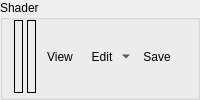
        <widget class="QGroupBox" name="dsShaderGroup">
         <property name="sizePolicy">
          <sizepolicy hsizetype="Preferred" vsizetype="Minimum">
           <horstretch>0</horstretch>
           <verstretch>0</verstretch>
          </sizepolicy>
         </property>
         <property name="title">
          <string>Shader</string>
         </property>
         <layout class="QHBoxLayout" name="horizontalLayout_10">
          <property name="spacing">
           <number>4</number>
          </property>
          <property name="topMargin">
           <number>0</number>
          </property>
          <property name="bottomMargin">
           <number>4</number>
          </property>
          <item>
           <widget class="RDLabel" name="dsRootSig">
            <property name="frameShape">
             <enum>QFrame::Box</enum>
            </property>
           </widget>
          </item>
          <item>
           <widget class="RDLabel" name="dsShader">
            <property name="frameShape">
             <enum>QFrame::Box</enum>
            </property>
           </widget>
          </item>
          <item>
           <widget class="QToolButton" name="dsShaderViewButton">
            <property name="cursor">
             <cursorShape>PointingHandCursor</cursorShape>
            </property>
            <property name="toolTip">
             <string>Open Shader Source</string>
            </property>
            <property name="text">
             <string>View</string>
            </property>
            <property name="icon">
             <iconset resource="../../Resources/resources.qrc">
              <normaloff>:/action.png</normaloff>:/action.png</iconset>
            </property>
            <property name="toolButtonStyle">
             <enum>Qt::ToolButtonTextBesideIcon</enum>
            </property>
            <property name="autoRaise">
             <bool>true</bool>
            </property>
           </widget>
          </item>
          <item>
           <widget class="QToolButton" name="dsShaderEditButton">
            <property name="toolTip">
             <string>Edit Shader</string>
            </property>
            <property name="text">
             <string>Edit</string>
            </property>
            <property name="icon">
             <iconset resource="../../Resources/resources.qrc">
              <normaloff>:/page_white_edit.png</normaloff>:/page_white_edit.png</iconset>
            </property>
            <property name="popupMode">
             <enum>QToolButton::MenuButtonPopup</enum>
            </property>
            <property name="toolButtonStyle">
             <enum>Qt::ToolButtonTextBesideIcon</enum>
            </property>
            <property name="autoRaise">
             <bool>true</bool>
            </property>
           </widget>
          </item>
          <item>
           <widget class="QToolButton" name="dsShaderSaveButton">
            <property name="toolTip">
             <string>Save Shader DXBC</string>
            </property>
            <property name="text">
             <string>Save</string>
            </property>
            <property name="icon">
             <iconset resource="../../Resources/resources.qrc">
              <normaloff>:/save.png</normaloff>:/save.png</iconset>
            </property>
            <property name="toolButtonStyle">
             <enum>Qt::ToolButtonTextBesideIcon</enum>
            </property>
            <property name="autoRaise">
             <bool>true</bool>
            </property>
           </widget>
          </item>
          <item>
           <spacer name="dsShaderSpacer">
            <property name="orientation">
             <enum>Qt::Horizontal</enum>
            </property>
            <property name="sizeHint" stdset="0">
             <size>
              <width>0</width>
              <height>0</height>
             </size>
            </property>
           </spacer>
          </item>
         </layout>
        </widget>
